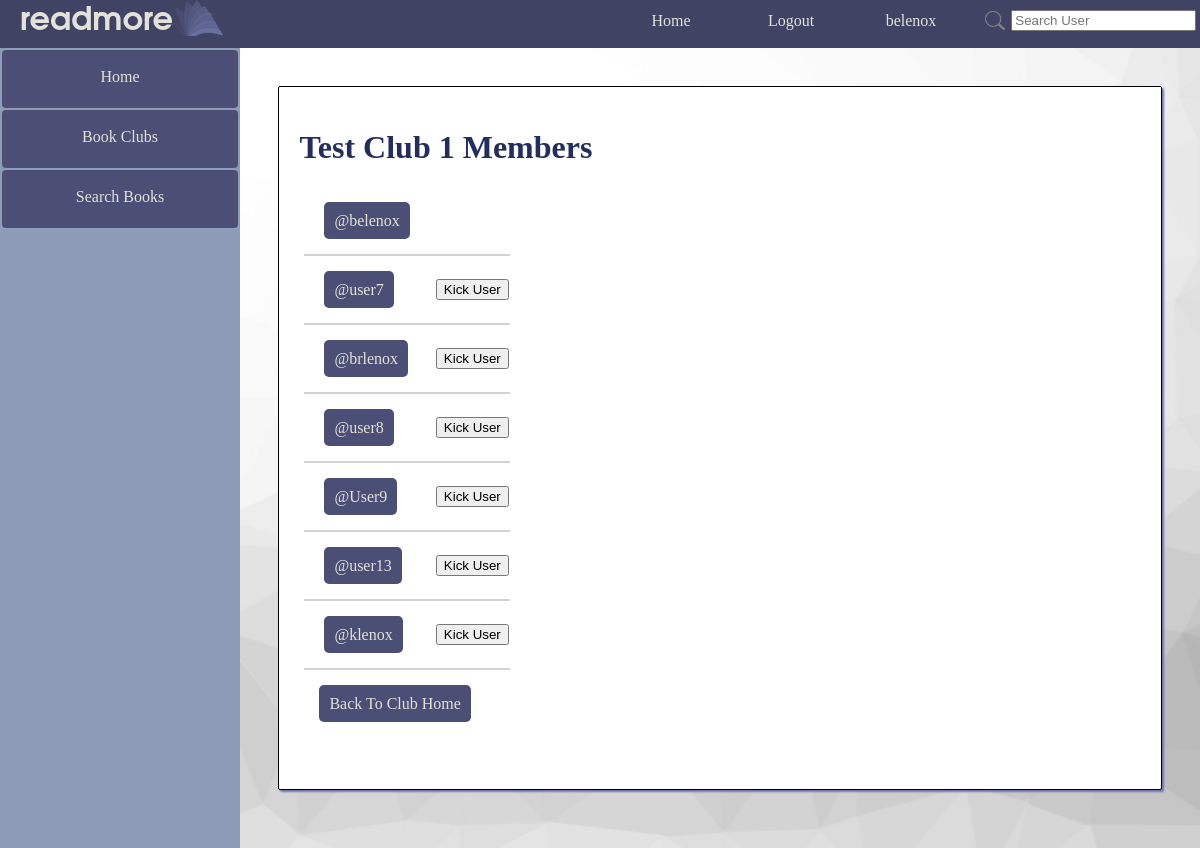
Page /readmore/club_members/2/ (signed in) on the committed database.
### readmore_app/models.py (models this page shows, shortened)
class Club(models.Model):
    club_id = models.AutoField(primary_key=True)
    club_name = models.CharField(max_length=100)
    club_description = models.TextField(blank=True)
    club_owner = models.ForeignKey(UserExt, on_delete=models.CASCADE)
    club_users = models.ManyToManyField(UserExt, related_name="user_clubs")
    club_pending_invites = models.ManyToManyField('UserExt', related_name="pending_invites")
    club_library = models.ManyToManyField('ClubBook', related_name='clubs')

class UserExt(User):
    user_friends = models.ManyToManyField('UserExt', related_name="friends")
    user_birthdate = models.DateField()
    user_bio = models.TextField(default="This user hasn't written a bio :(")
    user_pending_friends = models.ManyToManyField('UserExt', related_name="pending_friends")
    user_reading_log = models.ManyToManyField('ReadingLogBook', related_name="reading_log")

### readmore_app/views.py (the view)
# urls.py: path('club_members/<int:club_id>/', views.club_members, name='club_members'),
def club_members(request, club_id):
    if request.user.is_authenticated:
        club = get_object_or_404(Club, club_id=club_id)
        real_user = get_object_or_404(UserExt, id=request.user.id)
        return render(request, "readmore_app/club_members_list.html", {"real_user": real_user, "club": club})
    else:
        return redirect(reverse('readmore_app:login'))

### readmore_app/templatetags/extras.py (called while the page is built)
@register.simple_tag
def num_notifications(user_id):
    try:
        this_user = UserExt.objects.get(pk=user_id)
        return Notification.objects.filter(notification_user=this_user).count()
    except Exception as e:
        return ""

### readmore_app/templates/readmore_app/club_members_list.html (shortened to what this page needs)
{% extends parent_template|default:"base.html" %}
{% load static %}
{% block content %}
<div class="basic_card">
    <h1>{{ club.club_name }} Members</h1>
    <table cellspacing="5px;">
    {% for member in club.club_users.all %}
        <tr id="member{{ member.id }}">
            <td style="padding-left: 20px;">
                <a href="{% url 'readmore_app:profile' member.id %}" class="anchor_button">@{{ member.username }}</a>
            </td>
            <td style="padding-left: 20px; height: 55px;">
                {% if club.club_owner == real_user and member.id != real_user.id %}
                <p><button onclick="kickMember({{ member.id }}, {{ club.club_id }});">Kick User</button></p>
                {% endif %}
            </td>
        </tr>
        <tr id="member{{ member.id }}underline"><td colspan="2" bgcolor="lightgray"><td></tr>
    {% endfor %}
    </table>
    <a class="anchor_button" style="top: 20px; left: 20px; position: relative;" href="{% url 'readmore_app:club' club.club_id %}">Back To Club Home</a>
</div>
{% endblock %}

### templates/base.html (shortened to what this page needs)
{% load extras %}
{% load static %}
<!DOCTYPE html>
<html lang="en">
  <head>
    <link rel=stylesheet href="{% static 'readmore_app/style.css' %}">
  </head>
  <body>
    <div class="container" >
      <div class="navbar navbar_wrapper">
        <div class="navbar">
          <div><h2 class="logo">readmore</h2></div>
          <div><img src="{% static 'readmore_app/logo_small.png' %}"></div>
        </div>
        <div class="navbar_links" style="padding-right:2%;">
          <a class="link" href="{% url 'readmore_app:index' %}">Home</a>
          {% if not user.is_authenticated %}
          <a class="link" href="{% url 'readmore_app:login' %}" >Login</a>
          <a class="link" href="{% url 'readmore_app:registration' %}">Register</a>
          {% else %}
          <a href="{% url 'readmore_app:logout' %}" >Logout</a>
          <div id="drop">
              {% num_notifications user.id as has_notifications %}
              <a  href="{% url 'readmore_app:profile' user.id %}" style="padding-bottom:17px;">{{ user.username }}</a>
          </div>
          <div style="padding: 0.5%;">
            <form style="display: flex; left: 0px; position: relative; top:7px; align-items: center;" class="link" method="POST" action="{% url 'readmore_app:user_search_results' %}">
              <input type="image" width="20px" style="margin-right: 3%;" src="{% static 'readmore_app/logo_search.png' %}">
              <input type="text" placeholder="Search User" name="search_query" >
            </form>
          </div>
          {% endif %}
        </div>
      </div>
      <div class="content-container">
          {% if user.is_authenticated %}
          <div class="sidebar">
              <a href="{% url 'readmore_app:index' %}">Home</a>
              <a href="{% url 'readmore_app:book_clubs' %}">Book Clubs</a>
              <a href="{% url 'readmore_app:search_book' %}">Search Books</a>
          </div>
          <main style="margin:0;">
          {% endif %}
          {% block content %}{% endblock %}
          </main>
      </div>
    </div>
  </body>
</html>

### readmore_app/static/readmore_app/style.css (style rules this page uses)
body { font-family: Garamond, Georgia, serif; margin:0; overflow: hidden; }
a { text-decoration: none; }
h2.logo { color:#e2e2db; font-family:Arial, Helvetica, sans-serif; font-weight:800px; margin-left: 20px; font-size:32px; margin-top: 6px; }
.container { display:flex; flex-flow: column; height: inherit; overflow: hidden; }
.content-container { display: flex; justify-content: start; flex-direction: row; flex-wrap: nowrap; height: 100vh; }
h2.logo { color:#e2e2db; font-family: Avantgarde, TeX Gyre Adventor, URW Gothic L, sans-serif; font-weight:800px; margin-left: 20px; font-size:32px; margin-top: 6px; }
main { background-image: url(white_background.jpg); background-attachment:scroll; background-size:cover; display: flex; width: 80%; min-height: 100%; height: 100% auto; color: #232D5E; overflow-y: auto; overflow-x: hidden; justify-content:center; }
main > * { margin-left: 4.5%; }
main > div { width: 100%; }
#drop { display: flex; flex-direction: column; align-content: center; align-items: center; margin-right:2%; }
.basic_card { border-radius: 2px; box-shadow: 2px 2px 2px#7074ac; border-color: black; width: 100%; background-color: white; min-height: 70vh; height:fit-content; overflow: hidden; border-style: solid; border-width: 1px; padding: 20px; padding-bottom: 10%; margin: 4%; }
.anchor_button { border-radius: 5px; color: #e2e2db; height: auto; width: fit-content; border: none; padding: 10px; background: #4b4e75; }
div.sidebar { position: relative; text-align: center; background: #8d9ab8; width:20%; height:100vh; }
.sidebar a { margin: 2px 2px 2px 2px; border-radius: 4px; color: #e2e2db; height: 30px; display:block; width:auto; border:none; padding: 10px; padding-top: 18px ; background: #4b4e75; }
.navbar_wrapper { padding-right: 2%; width:100%; }
.navbar { height:3em; }
div.navbar { float:initial; display: flex; border: none; position: relative; background: #414364; z-index: 1; justify-content: space-between; }
.navbar a { min-width: 120px; text-align: center; border-radius: 4px; font-size: medium; text-decoration: none; color: #e2e2db; background: none; padding: 12px 0px; }
.navbar_links { float:initial; display: flex; border: none; position: relative; z-index: 1; justify-content: space-between; }

### rows in the picture
Club: club_name "Test Club 1"
UserExt: username "belenox"
UserExt: username "user7"
UserExt: username "brlenox"
UserExt: username "user8"
UserExt: username "User9"
UserExt: username "user13"
UserExt: username "klenox"

### other values in the picture
{{ user.username }} "belenox"
